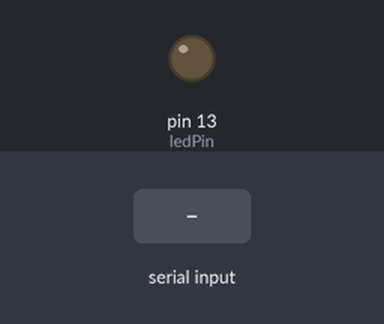
Bench run of a sketch on a simulated Arduino Uno, built with avr-gcc and run on an emulated ATmega328P. Shown: output pins drawn as LEDs (lit = HIGH). The test bench sets the inputs (shaded band).

Above: at 1.2 s.
1.3 s: "1" received over Serial
At 2.3 s:
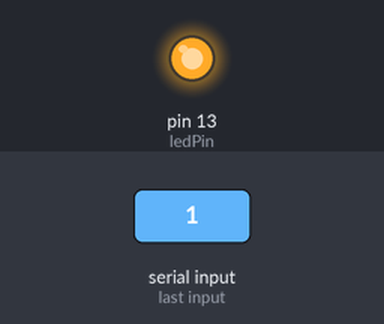
2.8 s: "0" received over Serial
At 3.4 s:
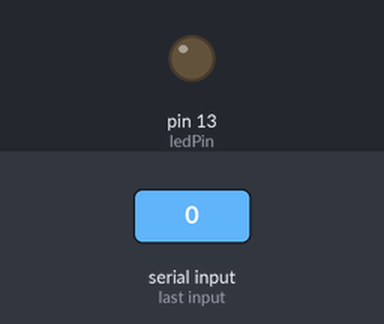
Timing chart, 0 to 5.8 s (numbered marks = the images above; inputs shaded):
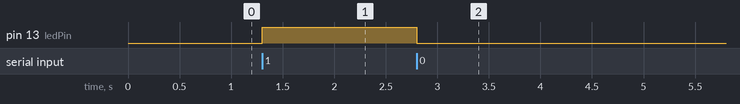

Measured:
- after the input at 1.3 s, pin 13 (ledPin): LOW → HIGH at once
- after the input at 2.8 s, pin 13 (ledPin): HIGH → LOW at once

The sketch:

arduino.ino
```cpp
int ledPin = 13; // LED no pino 13 (pode ser outro pino)

void setup() {
  pinMode(ledPin, OUTPUT);   // Define o pino do LED como saída
  digitalWrite(ledPin, LOW); // Inicialmente, o LED está desligado
  Serial.begin(9600);        // Inicia a comunicação serial a 9600 baud
}

void loop() {
  if (Serial.available() > 0) {
    char command = Serial.read();  // Lê o comando recebido
    if (command == '1') {
      digitalWrite(ledPin, HIGH);  // Liga o LED
    } else if (command == '0') {
      digitalWrite(ledPin, LOW);   // Desliga o LED
    }
  }
}
```
